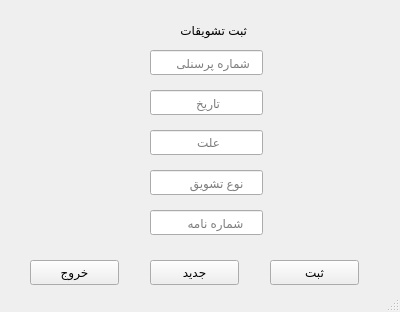
<?xml version="1.0" encoding="UTF-8"?>
<ui version="4.0">
 <class>MainWindow</class>
 <widget class="QMainWindow" name="MainWindow">
  <property name="geometry">
   <rect>
    <x>0</x>
    <y>0</y>
    <width>400</width>
    <height>312</height>
   </rect>
  </property>
  <property name="windowTitle">
   <string>MainWindow</string>
  </property>
  <widget class="QWidget" name="centralwidget">
   <widget class="QLabel" name="label">
    <property name="geometry">
     <rect>
      <x>136</x>
      <y>20</y>
      <width>131</width>
      <height>20</height>
     </rect>
    </property>
    <property name="text">
     <string>      ثبت تشویقات</string>
    </property>
   </widget>
   <widget class="QLineEdit" name="lineEdit">
    <property name="geometry">
     <rect>
      <x>150</x>
      <y>50</y>
      <width>113</width>
      <height>25</height>
     </rect>
    </property>
    <property name="placeholderText">
     <string>   شماره پرسنلی</string>
    </property>
   </widget>
   <widget class="QLineEdit" name="lineEdit_2">
    <property name="geometry">
     <rect>
      <x>150</x>
      <y>90</y>
      <width>113</width>
      <height>25</height>
     </rect>
    </property>
    <property name="placeholderText">
     <string>            تاریخ</string>
    </property>
   </widget>
   <widget class="QLineEdit" name="lineEdit_3">
    <property name="geometry">
     <rect>
      <x>150</x>
      <y>130</y>
      <width>113</width>
      <height>25</height>
     </rect>
    </property>
    <property name="placeholderText">
     <string>            علت</string>
    </property>
   </widget>
   <widget class="QLineEdit" name="lineEdit_4">
    <property name="geometry">
     <rect>
      <x>150</x>
      <y>170</y>
      <width>113</width>
      <height>25</height>
     </rect>
    </property>
    <property name="placeholderText">
     <string>     نوع تشویق</string>
    </property>
   </widget>
   <widget class="QLineEdit" name="lineEdit_5">
    <property name="geometry">
     <rect>
      <x>150</x>
      <y>210</y>
      <width>113</width>
      <height>25</height>
     </rect>
    </property>
    <property name="layoutDirection">
     <enum>Qt::LeftToRight</enum>
    </property>
    <property name="text">
     <string/>
    </property>
    <property name="placeholderText">
     <string>     شماره نامه</string>
    </property>
   </widget>
   <widget class="QPushButton" name="pushButton">
    <property name="geometry">
     <rect>
      <x>270</x>
      <y>260</y>
      <width>89</width>
      <height>25</height>
     </rect>
    </property>
    <property name="text">
     <string>ثبت</string>
    </property>
   </widget>
   <widget class="QPushButton" name="pushButton_2">
    <property name="geometry">
     <rect>
      <x>150</x>
      <y>260</y>
      <width>89</width>
      <height>25</height>
     </rect>
    </property>
    <property name="text">
     <string>جدید</string>
    </property>
   </widget>
   <widget class="QPushButton" name="pushButton_3">
    <property name="geometry">
     <rect>
      <x>30</x>
      <y>260</y>
      <width>89</width>
      <height>25</height>
     </rect>
    </property>
    <property name="text">
     <string>خروج</string>
    </property>
   </widget>
  </widget>
  <widget class="QStatusBar" name="statusbar"/>
 </widget>
 <resources/>
 <connections/>
</ui>
